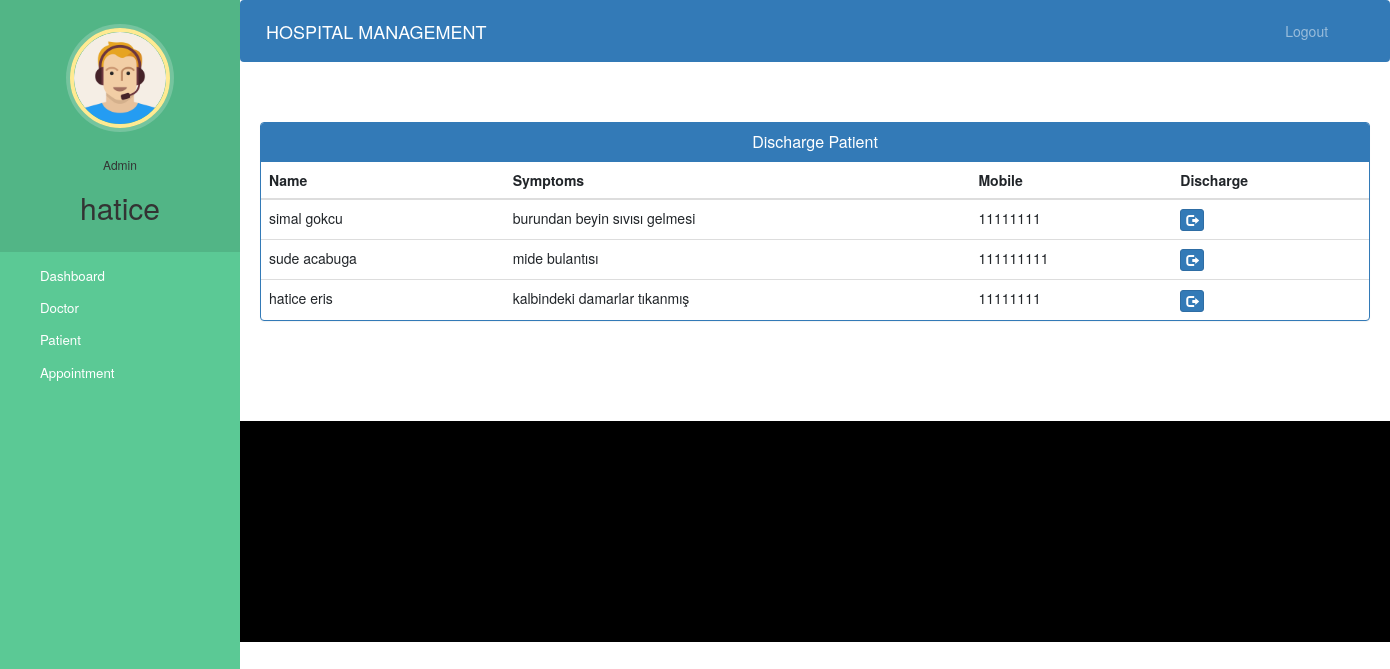
Screenshot of /admin-discharge-patient (signed in) with the database file from the repository.
### hospital/models.py (models this page shows, shortened)
class Patient(models.Model):
    user=models.OneToOneField(User,on_delete=models.CASCADE)
    profile_pic= models.ImageField(upload_to='profile_pic/PatientProfilePic/',null=True,blank=True)
    address = models.CharField(max_length=40)
    mobile = models.CharField(max_length=20,null=False)
    symptoms = models.CharField(max_length=100,null=False)
    assignedDoctorId = models.PositiveIntegerField(null=True)
    admitDate=models.DateField(auto_now=True)
    status=models.BooleanField(default=False)
    @property
    def get_name(self):
        return self.user.first_name+" "+self.user.last_name

### hospital/views.py (the view)
# urls.py: path('admin-discharge-patient', views.admin_discharge_patient_view,name='admin-discharge-patient'),
@login_required(login_url='adminlogin')
@user_passes_test(is_admin)
def admin_discharge_patient_view(request):
    patients=models.Patient.objects.all().filter(status=True)
    return render(request,'hospital/admin_discharge_patient.html',{'patients':patients})

### hospital/views.py (called while the page is built)
def is_admin(user):
    return user.groups.filter(name='ADMIN').exists()

### templates/hospital/admin_discharge_patient.html (shortened to what this page needs)
{% extends 'hospital/admin_base.html' %}
{% block content %}
<head>
  <link href="//netdna.bootstrapcdn.com/bootstrap/3.0.0/css/bootstrap.min.css" rel="stylesheet" id="bootstrap-css">
</head>
<div class="container">
  <div class="panel panel-primary">
    <div class="panel-heading">
      <h6 class="panel-title">Discharge Patient</h6>
    </div>
    <table class="table table-hover" id="dev-table">
      <thead>
        <tr>
          <th>Name</th>
          <th>Symptoms</th>
          <th>Mobile</th>
          <th>Discharge</th>
        </tr>
      </thead>
      {% for p in patients %}
      <tr>
        <td> {{p.get_name}}</td>
        <td>{{p.symptoms}}</td>
        <td>{{p.mobile}}</td>
        <td><a class="btn btn-primary btn-xs" href="{% url 'discharge-patient' p.id  %}"><span class="glyphicon glyphicon-log-out"></span></a></td>
      </tr>
      {% endfor %}
    </table>
  </div>
</div>
{% endblock content %}

### templates/hospital/admin_base.html (shortened to what this page needs)
<!DOCTYPE html>
{% load static %}
<html lang="en">
<head>
  <link rel="stylesheet" href="https://stackpath.bootstrapcdn.com/bootstrap/4.3.1/css/bootstrap.min.css">
  <link rel="stylesheet" href="https://maxcdn.bootstrapcdn.com/font-awesome/4.7.0/css/font-awesome.min.css">
  <link rel="stylesheet" href="{% static '/style.css' %}">
</head>
<body>
  <nav class="menu" tabindex="0">
    <header class="avatar">
      <img src="{% static "images/adminpropic.png" %}" />
      <br><br>
      <h6>Admin</h6>
      <h2>{{request.user.first_name}}</h2>
    </header>
    <ul>
      <li tabindex="0" class="icon-dashboard"> <a style="color:white; text-decoration:none;" href="/admin-dashboard"><span>Dashboard</span></a> </li>
      <li tabindex="0" class="icon-customers"> <a style="color:white; text-decoration:none;" href="/admin-doctor"><span>Doctor</span></a></li>
      <li tabindex="0" class="icon-users"> <a style="color:white; text-decoration:none;" href="/admin-patient"><span>Patient</span></a></li>
      <li tabindex="0" class="icon-calendar"> <a style="color:white; text-decoration:none;" href="/admin-appointment"><span>Appointment</span></a></li>
    </ul>
  </nav>
  <main>
    <div class="bs-example">
      <nav class="navbar navbar-expand-md  navbar-dark fixed-top" style="background:#337AB7;">
        <a href="/admin-dashboard" class="navbar-brand">HOSPITAL MANAGEMENT</a>
        <div class="collapse navbar-collapse justify-content-between" id="navbarCollapse">
          <div class="navbar-nav" style=" margin-left: 90%;">
            <a href="/logout" class="nav-item nav-link">Logout</a>
          </div>
        </div>
      </nav>
    </div>
    <br><br>
    {% block content %}
    {% endblock content %}
    <br><br><br><br>
    <footer>
      <br>
      <div class="container">
        <div class="row">
          <div class="col-md-12 col-sm-12">
          </div>
        </div>
      </div>
    </footer>
  </main>
</body>
</html>

### static/style.css (style rules this page uses)
body { padding-left: 240px; }
main { position: relative; height: 100vh; }
.menu { background: #5bc995; height: 100vh; width: 240px; position: fixed; top: 0px; left: 0; z-index: 5; outline: none; }
.menu .avatar { background: rgba(0, 0, 0, 0.1); padding: 2em 0.5em; text-align: center; }
.menu .avatar img { width: 100px; border-radius: 50%; overflow: hidden; border: 4px solid #ffea92; box-shadow: 0 0 0 4px rgba(255, 255, 255, 0.2); }
.menu .avatar h2 { font-weight: normal; margin-bottom: 0; }
.menu ul { list-style: none; padding: 0.5em 0; margin: 0; }
.menu ul li { padding: 0.5em 1em 0.5em 3em; font-size: 0.95em; font-weight: regular; background-repeat: no-repeat; background-position: left 15px center; background-size: auto 20px; transition: all 0.15s linear; cursor: pointer; }
.menu ul li.icon-dashboard { background-image: url("http://www.entypo.com/images//gauge.svg"); }
.menu ul li.icon-customers { background-image: url("http://www.entypo.com/images//briefcase.svg"); }
.menu ul li.icon-users { background-image: url("http://www.entypo.com/images//users.svg"); }
.menu ul li.icon-calendar { background-image: url("http://www.entypo.com/images//calendar.svg"); }

### templates/hospital/admin_base.html (style rules this page uses)
a:link { text-decoration: none; }
a { color: white; }
footer { padding: 0px 0px 0px 0px; background-color: black; margin: 0px; }
body { padding-left: 240px; }
main { position: relative; height: 100vh; }
.menu { background: #5bc995; height: 100vh; width: 240px; position: fixed; top: 0px; left: 0; z-index: 5; outline: none; }
.menu .avatar { background: rgba(0, 0, 0, 0.1); padding: 2em 0.5em; text-align: center; }
.menu .avatar img { width: 100px; border-radius: 50%; overflow: hidden; border: 4px solid #ffea92; box-shadow: 0 0 0 4px rgba(255, 255, 255, 0.2); }
.menu .avatar h2 { font-weight: normal; margin-bottom: 0; }
.menu ul { list-style: none; padding: 0.5em 0; margin: 0; }
.menu ul li { padding: 0.5em 1em 0.5em 3em; font-size: 0.95em; font-weight: regular; background-repeat: no-repeat; background-position: left 15px center; background-size: auto 20px; transition: all 0.15s linear; cursor: pointer; }
.menu ul li.icon-dashboard { background-image: url("http://www.entypo.com/images//gauge.svg"); }
.menu ul li.icon-customers { background-image: url("http://www.entypo.com/images//briefcase.svg"); }
.menu ul li.icon-users { background-image: url("http://www.entypo.com/images//users.svg"); }
.menu ul li.icon-calendar { background-image: url("http://www.entypo.com/images//calendar.svg"); }

### templates/hospital/admin_discharge_patient.html (style rules this page uses)
a:link { text-decoration: none; }
h6 { text-align: center; }
.row { margin: 100px; }

### rows the page displays
Patient: get_name "simal gokcu", symptoms "burundan beyin sıvısı gelmesi", mobile "11111111"
Patient: get_name "sude acabuga", symptoms "mide bulantısı", mobile "111111111"
Patient: get_name "hatice eris", symptoms "kalbindeki damarlar tıkanmış", mobile "11111111"

### other values shown
{{ request.user.first_name }} "hatice"
